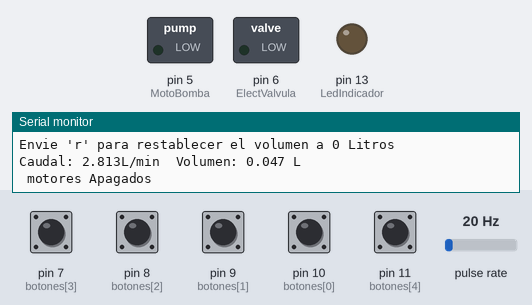
The sketch below on a simulated Arduino Uno, built with avr-gcc and run on an emulated ATmega328P. Parts: switched loads named in the sketch (green lamp = pin HIGH), output pins drawn as LEDs (lit = HIGH), the last lines printed to the serial monitor. Wiring (inferred from the names in the program): pulse sensor: data pin 2. The test bench sets the inputs (shaded band); at power-on: pin 7 (botones[3]), pin 8 (botones[2]), pin 9 (botones[1]), pin 10 (botones[0]), pin 11 (botones[4]) HIGH, pulse rate 20 Hz.

Above: at 1.2 s.
1.3 s: pin 7 (botones[3]) pulled LOW for 1 s
At 3.5 s:
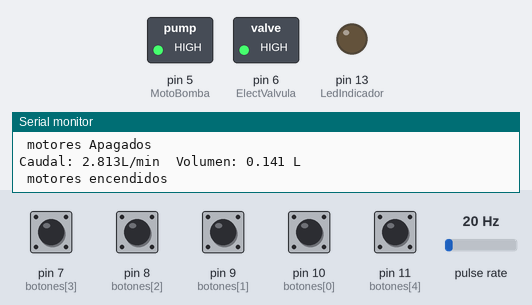
5.5 s: pin 11 (botones[4]) pulled LOW for 1 s
At 8.4 s:
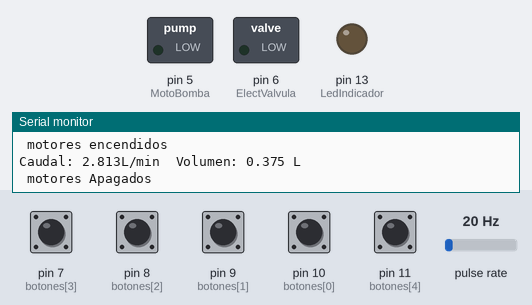
8.5 s: pin 8 (botones[2]) pulled LOW for 1 s
At 10.8 s:
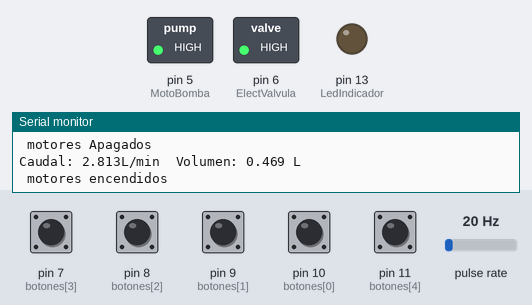
12.5 s: pin 9 (botones[1]) pulled LOW for 1 s
At 16.2 s:
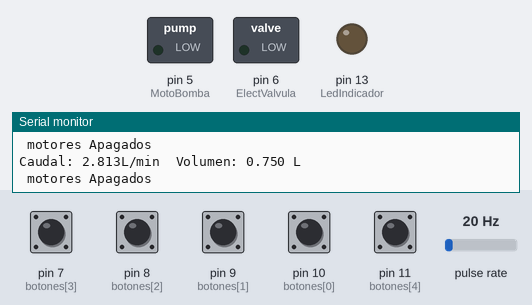
Timing chart, 0 to 17.5 s (numbered marks = the images above; inputs shaded):
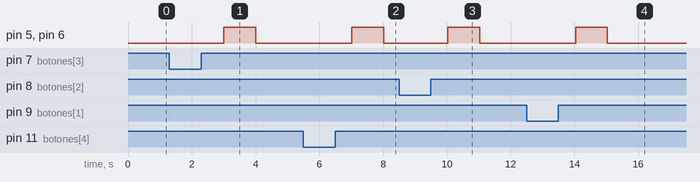

Measured:
- after the input at 1.3 s, pin 5 (MotoBomba), pin 6 (ElectValvula): LOW → HIGH after 1.7 s, → LOW 1.0 s later
- after the input at 5.5 s, pin 5 (MotoBomba), pin 6 (ElectValvula): LOW → HIGH after 1.5 s, → LOW 1.0 s later
- after the input at 8.5 s, pin 5 (MotoBomba), pin 6 (ElectValvula): LOW → HIGH after 1.5 s, → LOW 1.0 s later
- after the input at 12.5 s, pin 5 (MotoBomba), pin 6 (ElectValvula): LOW → HIGH after 1.5 s, → LOW 1.0 s later

The sketch:

prueba_caudal_2.ino
```cpp
volatile int NumPulsos; //variable para la cantidad de pulsos recibidos
int PinSensor = 2;    //Sensor conectado en el pin 2
float factor_conversion = 7.11; //para convertir de frecuencia a caudal
float volumen = 0;
long dt = 0; //variación de tiempo por cada bucle
long t0 = 0; //millis() del bucle anterior

//------------Salidas--------------------
const int ElectValvula = 6;
const int MotoBomba = 5;
const int LedIndicador = 13;

//--------Botones de Acción--------------

const int botones[] = {10, 9, 8, 7, 11};
const int cantidad[] = {1, 2, 3, 4};

//------Variables Auxiliares--------------
volatile float total = 0;


//---Función que se ejecuta en interrupción---------------
void ContarPulsos ()
{
  NumPulsos++;  //incrementamos la variable de pulsos
}

//---Función para obtener frecuencia de los pulsos--------
int ObtenerFrecuecia()
{
  int frecuencia;
  NumPulsos = 0;   //Ponemos a 0 el número de pulsos
  interrupts();    //Habilitamos las interrupciones
  delay(1000);   //muestra de 1 segundo
  noInterrupts(); //Deshabilitamos  las interrupciones
  frecuencia = NumPulsos; //Hz(pulsos por segundo)
  return frecuencia;
}

void setup()
{

  pinMode(ElectValvula, OUTPUT);
  pinMode(MotoBomba, OUTPUT);
  pinMode(LedIndicador, OUTPUT);


  Serial.begin(9600);
  pinMode(PinSensor, INPUT);

  attachInterrupt(0, ContarPulsos, RISING); //(Interrupción 0(Pin2),función,Flanco de subida)
  Serial.println ("Envie 'r' para restablecer el volumen a 0 Litros");
  t0 = millis();

  for (int i = 0; i < sizeof(botones) / sizeof(botones[0]); i++) {
    pinMode(botones[i], INPUT_PULLUP);
    attachInterrupt(digitalPinToInterrupt(botones[i]), buttonPressed, CHANGE);
  }

}


void loop ()
{

buttonPressed();
  if (Serial.available()) {
    if (Serial.read() == 'r')volumen = 0; //restablecemos el volumen si recibimos 'r'
  }
  float frecuencia = ObtenerFrecuecia(); //obtenemos la frecuencia de los pulsos en Hz
  float caudal_L_m = frecuencia / factor_conversion; //calculamos el caudal en L/m
  dt = millis() - t0; //calculamos la variación de tiempo
  t0 = millis();
  volumen = volumen + (caudal_L_m / 60) * (dt / 1000); // volumen(L)=caudal(L/s)*tiempo(s)

  //-----Enviamos por el puerto serie---------------
  Serial.print ("Caudal: ");
  Serial.print (caudal_L_m, 3);
  Serial.print ("L/min\tVolumen: ");
  Serial.print (volumen, 3);
  Serial.println (" L");

  if (volumen < total) {
    Serial.println (" motores encendidos");
    digitalWrite(ElectValvula, HIGH);
    digitalWrite(MotoBomba, HIGH);

  }
  else {
    Serial.println (" motores Apagados");
    digitalWrite(ElectValvula, LOW);
    digitalWrite(MotoBomba, LOW);
  }


}


void buttonPressed() {
  total = 0;
  for (int i = 0; i < sizeof(botones) / sizeof(botones[0]); i++) {
    if (digitalRead(botones[i]) == LOW) {
      total += cantidad[i];
    }
  }
  if (digitalRead(botones[4]) == LOW) {
    Serial.print("Cantidad Total: ");
    Serial.println(total);

  }
}
```
